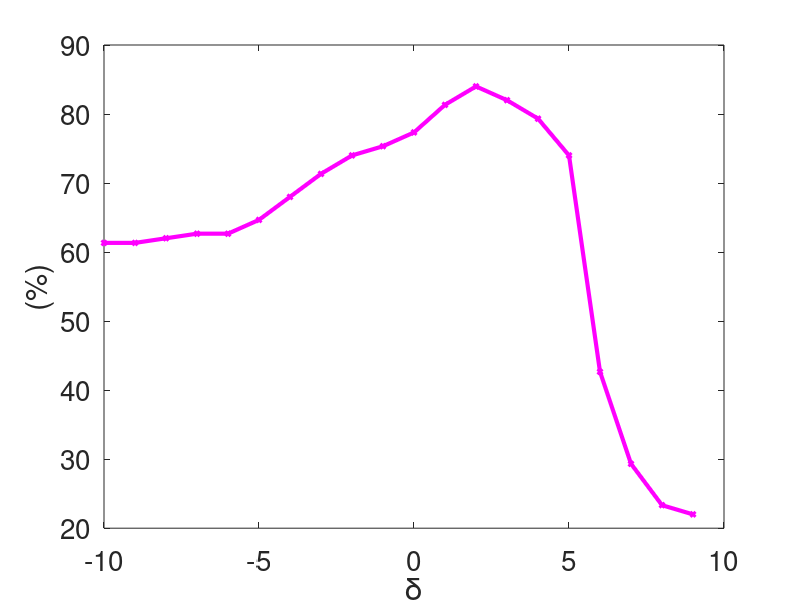
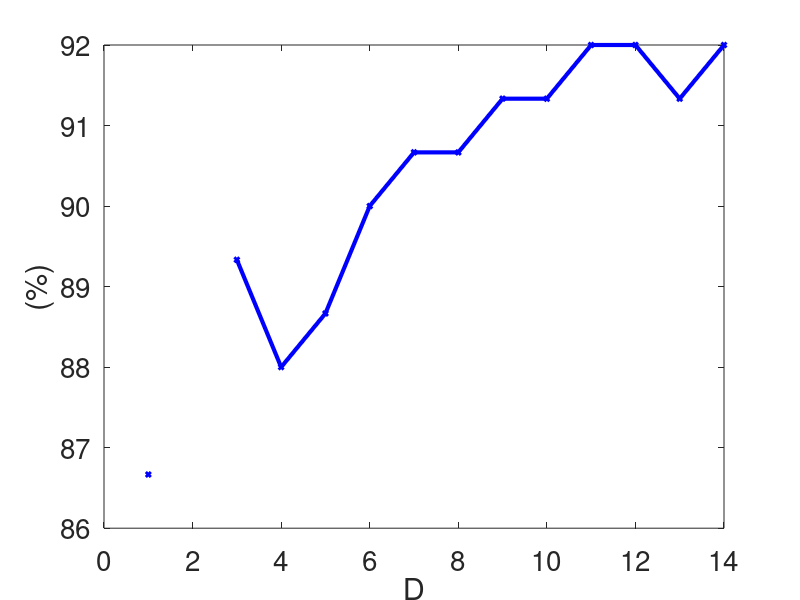
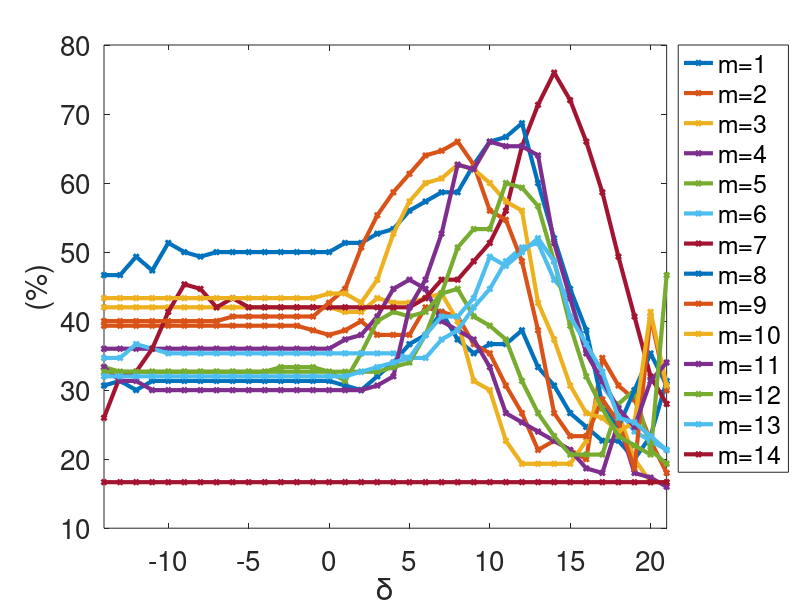
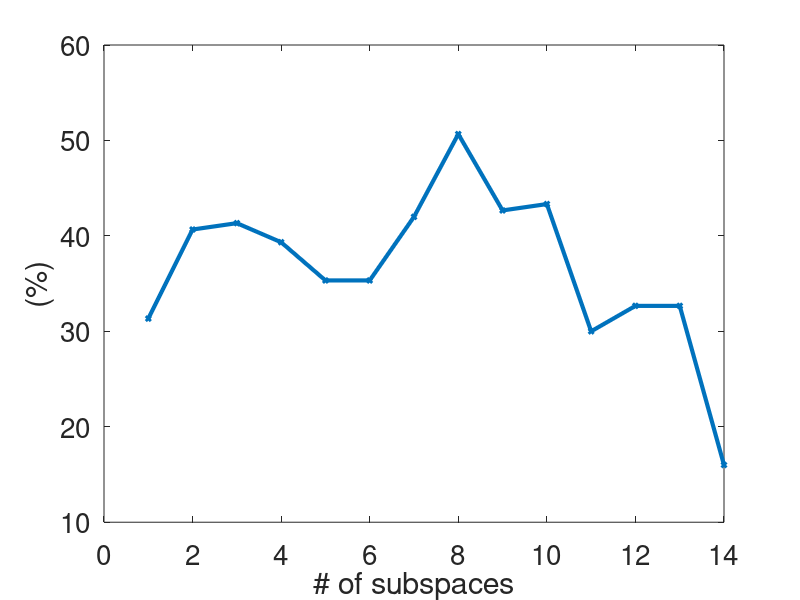

The MATLAB script that drew these images, in order:
clear all
close all
clc



%% ProjRBF Kernel
load('projRBF_all_p_delta_performance.mat');
all_p_mat = zeros(length(delta), length(all_p));

for i=1: length(all_p)
  all_p_mat(:,i) = all_p{i};
end


plot(delta,all_p_mat, '-d','LineWidth',3,'MarkerSize',3)
%min_max = [min(delta), max(delta)+1];
xlim([min(delta), max(delta)]);
ylabel('(%)','FontSize',20)
xlabel('\delta','FontSize',20)
set(gca,'FontSize',20);
legend('m=1', 'm=2', 'm=3' ,'m=4' ,'m=5', 'm=6', 'm=7', 'm=8', 'm=9', 'm=10', 'm=11' ,'m=12', 'm=13', 'm=14', 'Location','BestOutside'     );

%Home
%print('/media/johanna/HD1T/latex-svn/study-paper-report/v3/images/projRBF_ker_p', '-dpng','-r300');

%% ProjPoly Kernel
figure
load('projPoly_all_p_performance.mat');

plot(p,test_acc, '-d','LineWidth',3,'MarkerSize',3)
ylabel('(%)','FontSize',20)
xlabel('# of subspaces','FontSize',20)
set(gca,'FontSize',20);

%Home
%print('/media/johanna/HD1T/latex-svn/study-paper-report/v3/images/projPoly_ker_p', '-dpng','-r300');

%% LogEuclidean Kernel
figure
load('LogEucl_all_sigma_performance.mat');

plot(sigma,test_acc, '-gd','LineWidth',3,'MarkerSize',3)
ylabel('(%)','FontSize',20)
xlabel('\sigma','FontSize',20)
set(gca,'FontSize',20);

%Home
%print('/media/johanna/HD1T/latex-svn/study-paper-report/v3/images/LogEucl_ker_sigma', '-dpng','-r300');

%% LED-RBF Kernel
figure
load('LED_RBF_all_delta_performance.mat')

plot(delta,test_acc, '-md','LineWidth',3,'MarkerSize',3)
ylabel('(%)','FontSize',20)
xlabel('\delta','FontSize',20)
set(gca,'FontSize',20);

%Home
print('/media/johanna/HD1T/latex-svn/study-paper-report/v3/images/ledRBF_ker_delta', '-dpng','-r300');


%% LED-POLY Kernel
figure
load('LED_POLY_all_n_performance.mat')
test_acc(2) = nan; %No corrio para n=2.
plot(p,test_acc, '-bd','LineWidth',3,'MarkerSize',3)
ylabel('(%)','FontSize',20)
xlabel('D','FontSize',20)
set(gca,'FontSize',20);

%Home
print('/media/johanna/HD1T/latex-svn/study-paper-report/v3/images/ledPoly_ker_delta', '-dpng','-r300');